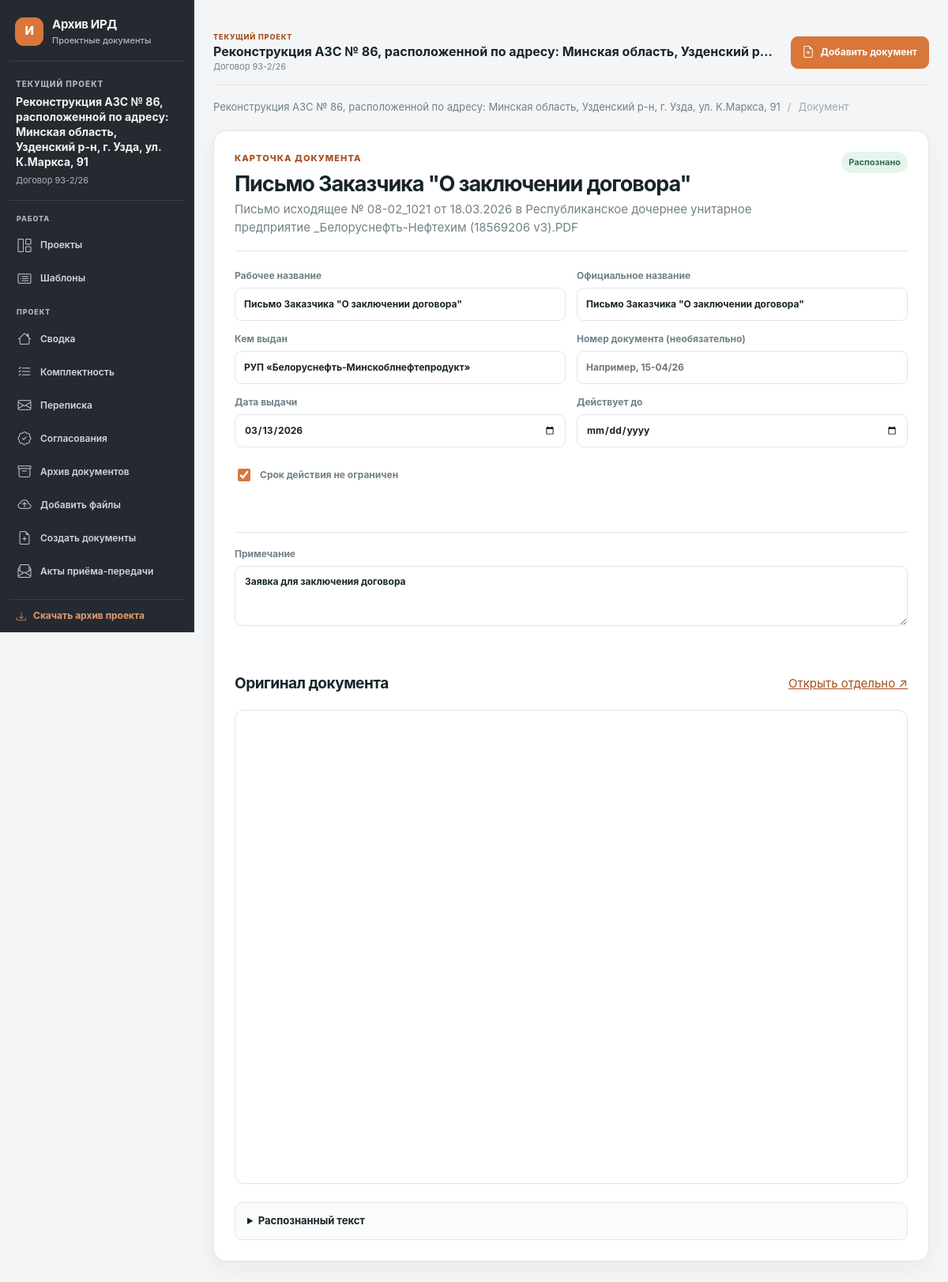
Page /documents/35 on the committed database.
### tables this page shows
CREATE TABLE objects (
    id INTEGER PRIMARY KEY AUTOINCREMENT,
    contract_number TEXT NOT NULL,
    name TEXT NOT NULL,
    created_at TEXT NOT NULL DEFAULT CURRENT_TIMESTAMP
, template_id INTEGER, archived_at TEXT, customer TEXT NOT NULL DEFAULT '');

CREATE TABLE documents (
    id INTEGER PRIMARY KEY AUTOINCREMENT,
    contract_number TEXT NOT NULL,
    object_name TEXT NOT NULL,
    original_filename TEXT NOT NULL,
    stored_filename TEXT NOT NULL,
    working_title TEXT,
    official_title TEXT,
    issuer TEXT,
    issue_date TEXT,
    valid_until TEXT,
    validity_text TEXT,
    no_expiration INTEGER NOT NULL DEFAULT 0,
    raw_text TEXT,
    note TEXT NOT NULL DEFAULT '',
    status TEXT NOT NULL DEFAULT 'processed',
    error TEXT,
    created_at TEXT NOT NULL DEFAULT CURRENT_TIMESTAMP
, object_id INTEGER, mime_type TEXT NOT NULL DEFAULT 'application/pdf', archived_at TEXT, document_number TEXT NOT NULL DEFAULT '');

### app/web/routes.py (the view)
@bp.get("/documents/<int:document_id>")
def document_detail(document_id: int):
    document = DocumentRepository().get(document_id)
    if document is None or document["archived_at"]:
        abort(404)
    obj = ObjectRepository().get(document["object_id"]) if document["object_id"] else None
    return render_template(
        "document.html",
        document=attach_expiry(document, current_app.config["EXPIRY_WARNING_DAYS"]),
        object=obj,
        issue_date_iso=iso_date(document["issue_date"]),
        valid_until_iso=iso_date(document["valid_until"]),
    )

### app/database.py (called while the page is built)
def get_db() -> sqlite3.Connection:
    if "db" not in g:
        g.db = sqlite3.connect(current_app.config["DATABASE_PATH"])
        g.db.row_factory = sqlite3.Row
        g.db.execute("PRAGMA foreign_keys = ON")
    return g.db

### app/repositories.py (called while the page is built)
    def get(self, object_id: int) -> Row | None:
        return get_db().execute(
            "SELECT * FROM objects WHERE id = ?", (object_id,)
        ).fetchone()

    def get(self, document_id: int) -> Row | None:
        return get_db().execute(
            "SELECT * FROM documents WHERE id = ?", (document_id,)
        ).fetchone()

### app/services/expiry.py (called while the page is built, shortened)
def parse_document_date(value: str | None) -> date | None:
    if not value:
        return None
    value = value.strip()
    for date_format in DATE_FORMATS:
        try:
            return datetime.strptime(value, date_format).date()
        except ValueError:
            continue
    return None

def iso_date(value: str | None) -> str:
    parsed = parse_document_date(value)
    return parsed.isoformat() if parsed else ""

def expiry_state(document, warning_days: int = 30, today: date | None = None) -> dict:
    if document["no_expiration"]:
        return {"key": "unlimited", "label": "Без срока", "days_left": None}

def attach_expiry(document, warning_days: int = 30) -> dict:
    result = dict(document)
    result["expiry"] = expiry_state(document, warning_days)
    return result

### app/templates/document.html (shortened to what this page needs)
{% extends "base.html" %}
{% block content %}
<div class="breadcrumbs"><a href="{{ url_for('web.object_workspace', object_id=object.id) if object else url_for('web.index') }}">{{ object.name if object else 'Проекты' }}</a><span>/</span><span>Документ</span></div>
<section class="document-view panel"><div class="document-head"><div><p class="eyebrow">КАРТОЧКА ДОКУМЕНТА</p><h1>{{ document.working_title or document.official_title or document.original_filename or 'Документ' }}</h1><p class="subheading">{{ document.original_filename }}</p></div><span class="status-chip status-{{ document.status }}">{% if document.status == 'processed' %}Распознано{% elif document.status == 'queued' %}В очереди на распознавание{% elif document.status == 'processing' %}Распознаём…{% else %}Нужно проверить{% endif %}</span></div>
<form class="stack-form document-fields" action="{{ url_for('web.update_document_fields', document_id=document.id) }}" method="post" data-document-autosave="fields"><input type="hidden" name="csrf_token" value="{{ csrf_token() }}"><div class="fields-grid"><label><span>Рабочее название</span><input name="working_title" value="{{ document.working_title or '' }}"></label><label><span>Официальное название</span><input name="official_title" value="{{ document.official_title or '' }}"></label><label><span>Кем выдан</span><input name="issuer" value="{{ document.issuer or '' }}"></label><label><span>Номер документа (необязательно)</span><input name="document_number" value="{{ document.document_number or '' }}" placeholder="Например, 15-04/26"></label><label><span>Дата выдачи</span><input type="date" name="issue_date" value="{{ issue_date_iso }}"></label><label><span>Действует до</span><input type="date" name="valid_until" value="{{ valid_until_iso }}"></label><label class="check-label"><input type="checkbox" name="no_expiration" {% if document.no_expiration %}checked{% endif %}><span>Срок действия не ограничен</span></label></div><span class="document-save-status autosave-indicator" data-save-status aria-live="polite"></span></form>
<form action="{{ url_for('web.update_document_note', document_id=document.id) }}" method="post" class="stack-form note-form" data-document-autosave="note"><input type="hidden" name="csrf_token" value="{{ csrf_token() }}"><label><span>Примечание</span><textarea name="note" rows="3" placeholder="Добавьте заметку">{{ document.note or '' }}</textarea></label><span class="document-save-status autosave-indicator" data-save-status aria-live="polite"></span></form>
{% if document.stored_filename %}<section class="preview-block"><div class="section-title"><h2>Оригинал документа</h2><a href="{{ url_for('web.document_preview', document_id=document.id) }}" target="_blank">Открыть отдельно ↗</a></div>{% if document.mime_type == 'application/pdf' %}<iframe src="{{ url_for('web.document_preview', document_id=document.id) }}" title="Предпросмотр PDF"></iframe>{% else %}<a href="{{ url_for('web.document_preview', document_id=document.id) }}" target="_blank"><img class="image-preview" src="{{ url_for('web.document_preview', document_id=document.id) }}" alt="{{ document.original_filename }}"></a>{% endif %}</section>{% endif %}
{% if document.raw_text %}<details class="text-details"><summary>Распознанный текст</summary></details>{% endif %}
</section>
{% endblock %}

### app/templates/base.html (shortened to what this page needs)
<!doctype html>
<html lang="ru">
<head>
    <link rel="stylesheet" href="{{ url_for('static', filename='styles.css', v='20261115-template-create-modal') }}">
    <link rel="stylesheet" href="https://cdn.jsdelivr.net/npm/bootstrap-icons@1.11.3/font/bootstrap-icons.min.css">
</head>
<body>
    {% set active_project = object if object is defined and object else (project if project is defined and project else none) %}
    <div class="app-layout">
        <aside class="project-sidebar app-sidebar" id="app-sidebar" aria-label="Главное меню">
            <a class="brand app-sidebar-brand" href="{{ url_for('web.index') }}"><span class="brand-mark">И</span><span>Архив ИРД<small>Проектные документы</small></span></a>
            {% if active_project %}
            <div class="project-sidebar-identity"><span class="eyebrow">ТЕКУЩИЙ ПРОЕКТ</span><strong>{{ active_project.name }}</strong><span class="project-sidebar-contract">Договор {{ active_project.contract_number }}</span></div>
            {% else %}
            <div class="project-sidebar-identity"><span class="eyebrow">РАБОЧЕЕ ПРОСТРАНСТВО</span><strong>Архив исходных данных</strong><span class="project-sidebar-contract">Проектные документы</span></div>
            {% endif %}
            <nav class="project-side-nav" aria-label="Разделы приложения">
                <div class="project-nav-group"><span class="project-nav-caption">РАБОТА</span><a class="project-nav-item" href="{{ url_for('web.index') }}"><i class="project-nav-icon bi bi-grid-1x2" aria-hidden="true"></i><span>Проекты</span></a><a class="project-nav-item" href="{{ url_for('web.manage_templates') }}"><i class="project-nav-icon bi bi-card-list" aria-hidden="true"></i><span>Шаблоны</span></a></div>
                {% if active_project %}
                <div class="project-nav-group"><span class="project-nav-caption">ПРОЕКТ</span>
                    {% if request.endpoint == 'web.object_workspace' %}
                    <button type="button" class="project-nav-item" data-workspace-tab="overview" aria-selected="false"><i class="project-nav-icon bi bi-house" aria-hidden="true"></i><span>Сводка</span></button>
                    <button type="button" class="project-nav-item" data-workspace-tab="checklist" aria-selected="false"><i class="project-nav-icon bi bi-list-check" aria-hidden="true"></i><span>Комплектность</span><small>{{ received_count }}/{{ checklist|length }}</small></button>
                    <button type="button" class="project-nav-item" data-workspace-tab="correspondence" aria-selected="false"><i class="project-nav-icon bi bi-envelope" aria-hidden="true"></i><span>Переписка</span><small>{{ correspondence|default([])|length }}</small></button>
                    <button type="button" class="project-nav-item" data-workspace-tab="approvals" aria-selected="false"><i class="project-nav-icon bi bi-patch-check" aria-hidden="true"></i><span>Согласования</span><small>{{ approvals|default([])|length }}</small></button>
                    <button type="button" class="project-nav-item" data-workspace-tab="documents" aria-selected="false"><i class="project-nav-icon bi bi-archive" aria-hidden="true"></i><span>Архив документов</span><small>{{ documents|length }}</small></button>
                    <button type="button" class="project-nav-item" data-workspace-tab="upload" aria-selected="false"><i class="project-nav-icon bi bi-cloud-arrow-up" aria-hidden="true"></i><span>Добавить файлы</span></button>
                    <button type="button" class="project-nav-item" data-workspace-tab="tools" aria-selected="false"><i class="project-nav-icon bi bi-file-earmark-plus" aria-hidden="true"></i><span>Создать документы</span></button>
                    <a class="project-nav-item" href="{{ url_for('web.project_acts', object_id=active_project.id) }}"><i class="project-nav-icon bi bi-envelope-paper" aria-hidden="true"></i><span>Акты приёма-передачи</span></a>
                    {% else %}
                    <a class="project-nav-item" href="{{ url_for('web.object_workspace', object_id=active_project.id, tab='overview') }}"><i class="project-nav-icon bi bi-house" aria-hidden="true"></i><span>Сводка</span></a>
                    <a class="project-nav-item" href="{{ url_for('web.object_workspace', object_id=active_project.id, tab='checklist') }}"><i class="project-nav-icon bi bi-list-check" aria-hidden="true"></i><span>Комплектность</span></a>
                    <a class="project-nav-item" href="{{ url_for('web.object_workspace', object_id=active_project.id, tab='correspondence') }}"><i class="project-nav-icon bi bi-envelope" aria-hidden="true"></i><span>Переписка</span></a>
                    <a class="project-nav-item" href="{{ url_for('web.object_workspace', object_id=active_project.id, tab='approvals') }}"><i class="project-nav-icon bi bi-patch-check" aria-hidden="true"></i><span>Согласования</span></a>
                    <a class="project-nav-item" href="{{ url_for('web.object_workspace', object_id=active_project.id, tab='documents') }}"><i class="project-nav-icon bi bi-archive" aria-hidden="true"></i><span>Архив документов</span></a>
                    <a class="project-nav-item" href="{{ url_for('web.object_workspace', object_id=active_project.id, tab='upload') }}"><i class="project-nav-icon bi bi-cloud-arrow-up" aria-hidden="true"></i><span>Добавить файлы</span></a>
                    <a class="project-nav-item" href="{{ url_for('web.object_workspace', object_id=active_project.id, tab='tools') }}"><i class="project-nav-icon bi bi-file-earmark-plus" aria-hidden="true"></i><span>Создать документы</span></a>
                    <a class="project-nav-item" href="{{ url_for('web.project_acts', object_id=active_project.id) }}"><i class="project-nav-icon bi bi-envelope-paper" aria-hidden="true"></i><span>Акты приёма-передачи</span></a>
                    {% endif %}
                </div>
                {% endif %}
            </nav>
            {% if active_project %}<a class="project-sidebar-download" href="{{ url_for('web.export_object', object_id=active_project.id) }}"><i class="bi bi-download" aria-hidden="true"></i><span>Скачать архив проекта</span></a>{% endif %}
        </aside>
        <main class="page app-main">
            {% if active_project %}<header class="project-topbar"><div class="project-topbar-context"><span class="eyebrow">ТЕКУЩИЙ ПРОЕКТ</span><strong>{{ active_project.name }}</strong><small>Договор {{ active_project.contract_number }}</small></div><a class="project-topbar-add" href="{{ url_for('web.object_workspace', object_id=active_project.id, tab='upload') }}"><i class="bi bi-file-earmark-plus" aria-hidden="true"></i><span>Добавить документ</span></a></header>{% endif %}
            {% block content %}{% endblock %}
        </main>
    </div>
</body>
</html>

### rows in the picture
objects: name "Реконструкция АЗС № 86, расположенной по адресу: Минская область, Узденский р-н, г. Узда, ул. К.Маркса, 91", contract_number "93-2/26", name "Реконструкция АЗС № 86, расположенной по адресу: Минская область, Узденский р…"
documents: working_title "Письмо Заказчика \"О заключении договора\"", original_filename "Письмо исходящее № 08-02_1021 от 18.03.2026 в Республиканское дочернее унитарное предприятие _Белоруснефть-Нефтехим (18569206 v3).PDF", official_title "Письмо Заказчика \"О заключении договора\"", issuer "РУП «Белоруснефть-Минскоблнефтепродукт»", no_expiration "☑", note "Заявка для заключения договора"
